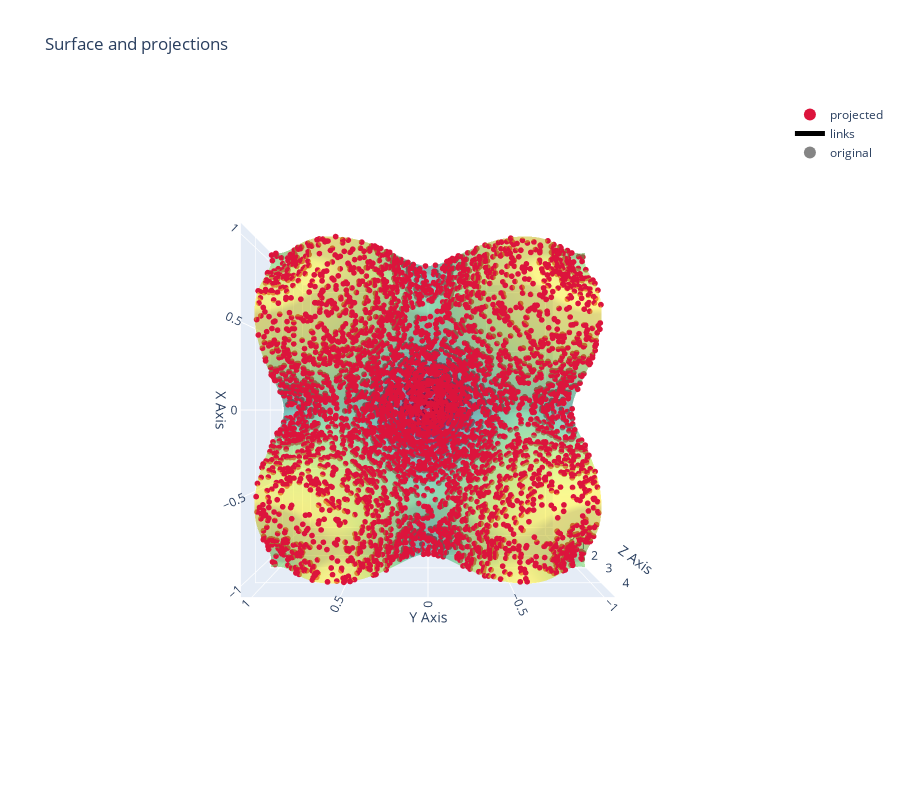

The notebook cell this image was saved under:
### Markdown cell above
# Samplers
The samplers module provides various sampling algorithms to generate samples from a given probability distribution. These algorithms can be used to sample a explicit (graph) or implicit ($f(z)=0$) distribution. The samplers can be used for various tasks such as:
* build a dataset or mesh for a manifold
* visualize a distribution
* build a dataset of geodesics using one of the methods in `geodesics.generate`

## Sample from an explicit manifold
The following code samples from an explicit manifold defined by a potential function $\phi(x):\mathbb{R}^i\rightarrow \mathbb{R}^m$, where $i$ is the number of (independent) inputs and $m$ the number of constraints. The dimensionality of ambient space is $n = i+m$.
* Using `randinput_expl` we can obtain a random sample of the manifold by sampling uniformly via latin-hypercube in the input space and projecting the samples onto the manifold using $\phi$. This method can be used to obtain a **uniform sample of the input space**, but it does not guarantee a uniform sample of the manifold itself, but it's fast.
* Using `volume_expl` we can obtain a non-repeated **uniform sample of the manifold**. The function perform an over-sampling of $phi$, which gets then re-sampled $w_i \sim \sqrt{\text{det} [G(x_i)]}$ where $G = J^T J$ is the metric tensor induced by $\phi$.

### Code cell
from jnlr.geodesics.samplers import volume_expl, randinput_expl, langevin_implicit
from jnlr.utils.manifolds import f_ackley as phi
from jnlr.utils.plot_utils import plot_3d_projection

Y_vol, _ = volume_expl(phi, N=5000, oversample=5, roi_R=5)
fig = plot_3d_projection(Y_vol, phi)

# set view from the top
fig.update_layout(scene_camera=dict(eye=dict(x=0., y=0., z=2.5)))

### Figure 1 — Plotly figure (JSON) as saved in the notebook; plotly's stock layout.template omitted (floating-point values rounded to 4 significant figures; data arrays with more than 128 entries replaced by an {"elided": "..."} marker saying what was removed)
{"data": [{"colorscale": [[0.0, "#440154"], [0.1111, "#482878"], [0.2222, "#3e4989"], [0.3333, "#31688e"], [0.4444, "#26828e"], [0.5556, "#1f9e89"], [0.6667, "#35b779"], [0.7778, "#6ece58"], [0.8889, "#b5de2b"], [1.0, "#fde725"]], "name": "paraboloid", "opacity": 0.55, "showscale": false, "x": {"elided": "80x80 float values"}, "y": {"elided": "80x80 float values"}, "z": {"elided": "80x80 float values"}, "type": "surface"}, {"marker": {"color": "crimson", "size": 2}, "mode": "markers", "name": "projected", "x": {"elided": "5000 float values"}, "y": {"elided": "5000 float values"}, "z": {"elided": "5000 float values"}, "type": "scatter3d"}, {"line": {"color": "black", "width": 1}, "mode": "lines", "name": "links", "x": {"elided": "15000 float values"}, "y": {"elided": "15000 float values"}, "z": {"elided": "15000 float values"}, "type": "scatter3d"}, {"marker": {"color": "rgba(120,120,120,0.9)", "size": 2}, "mode": "markers", "name": "original", "x": {"elided": "5000 float values"}, "y": {"elided": "5000 float values"}, "z": {"elided": "5000 float values"}, "type": "scatter3d"}], "layout": {"scene": {"xaxis": {"title": {"text": "X Axis"}}, "yaxis": {"title": {"text": "Y Axis"}}, "zaxis": {"title": {"text": "Z Axis"}}, "aspectmode": "cube", "camera": {"eye": {"x": 0.0, "y": 0.0, "z": 2.5}}}, "legend": {"itemsizing": "constant"}, "title": {"text": "Surface and projections"}, "height": 800}}
